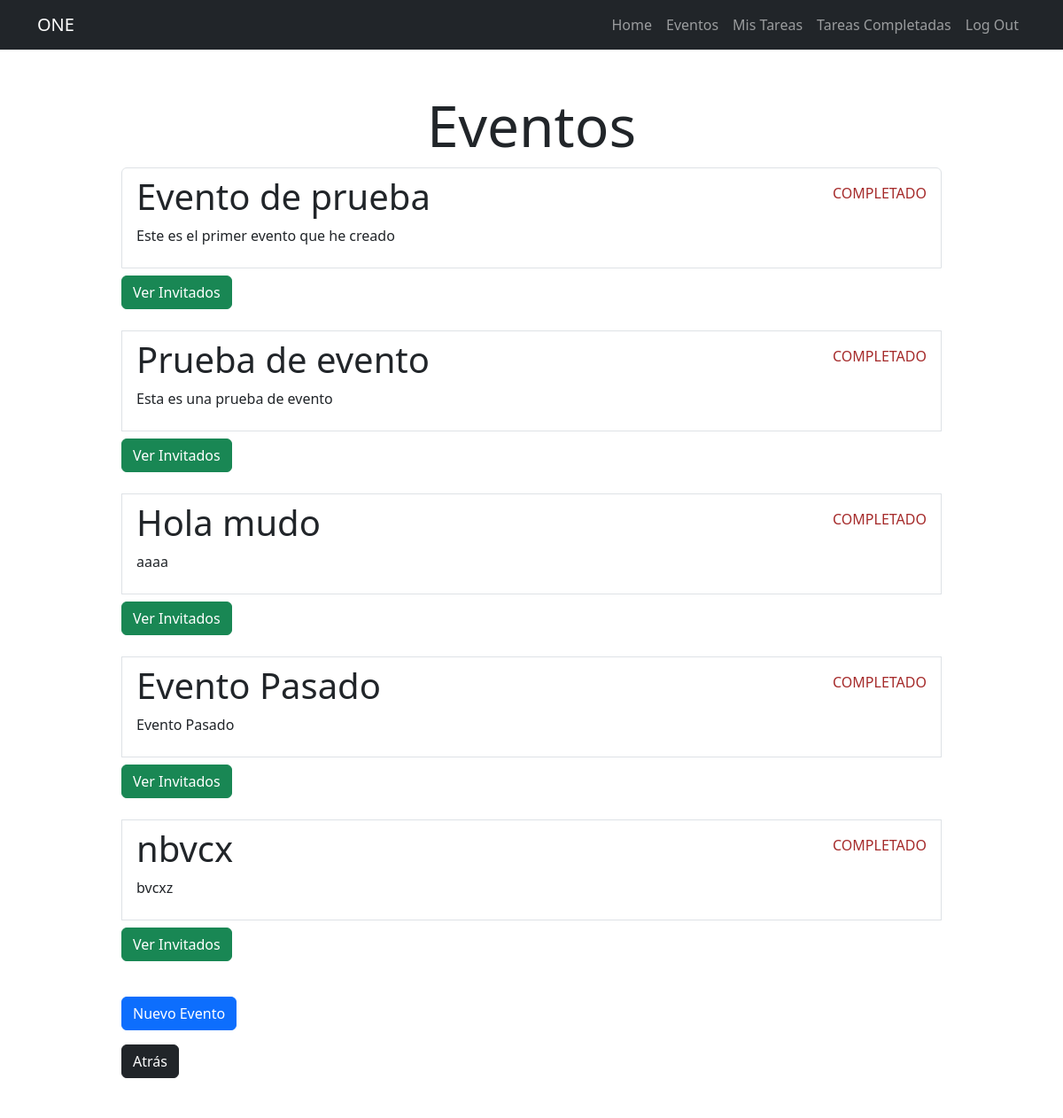
Before: /eventos-completos/ (signed in, upper part) with the older database file.
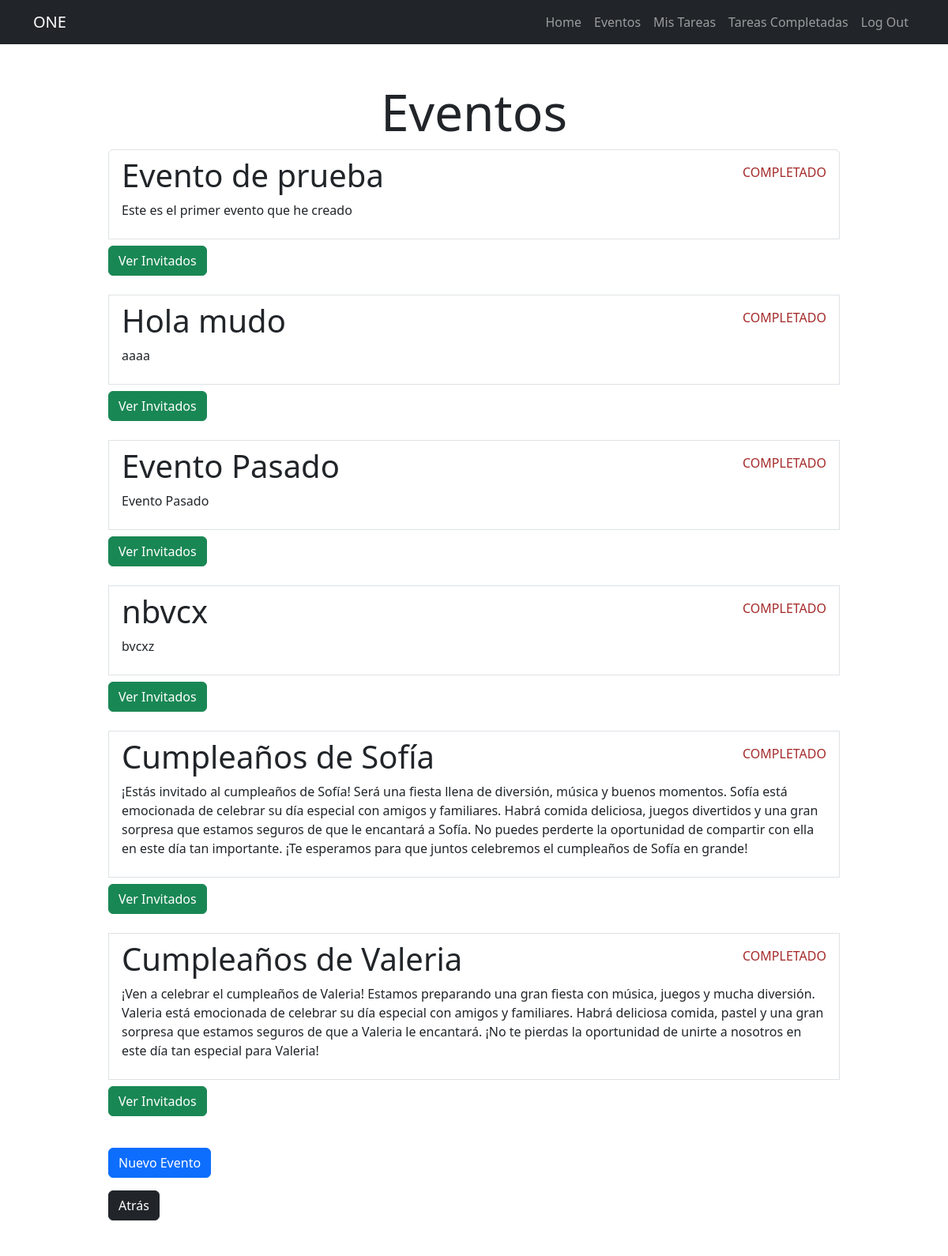
After: the same page with the newer database file.
### event/models.py (models this page shows, shortened)
class Evento(models.Model):
    nombre = models.CharField(max_length=80)
    descripcion = models.TextField(blank=True)
    fechaCreacion = models.DateTimeField(auto_now_add=True)
    fecha= models.DateField(null = True, blank = True)
    ubicacion = models.CharField(max_length=200)
    user = models.ForeignKey(User, on_delete=models.CASCADE)

### event/views.py (the view)
# urls.py: path('eventos-completos/', eventos_completados, name= 'eventos_completados'),
@login_required
def eventos_completados(request):
    eventos = Evento.objects.filter(user=request.user, fecha__lt = date.today())
    return render(request, 'eventos.html', {'eventos': eventos, 'date': date.today()})

### event/templates/eventos.html (shortened to what this page needs)
{% extends 'base.html' %}
{% block content%}
<main class="container">
    <div class="row">
        <div class="col-md-10 offset-md-1">
            <h1 class="mt-5 text-center display-3">Eventos</h1>
            <ul class="list-group">
                {% for evento in eventos %}
                <a href="{% url 'evento_detail' evento.id %}" class="list-group-item ">
                    <header class="d-flex justify-content-between">
                        <h1 class="fw-bold-3"> {{evento.nombre}}</h1>
                        {% if evento.fecha < date.today %}
                            <p class="mt-2" style="color: brown;">COMPLETADO</p>
                        {% else %}
                            <p class="mt-2"> {{evento.fecha}} </p>
                        {% endif %}
                    </header>
                    <p> {{evento.descripcion}} </p>
                    <a href="{% url 'invitados' evento.id%}"  method="POST">
                        <button class="btn btn-success mt-2">Ver Invitados</button>
                    </a>
                </a>
                <br>
                {% endfor %}
            </ul>
            <form action="{% url 'evento_crear' %}"  method="POST">
                <button class="btn btn-primary mt-3">Nuevo Evento</button>
            </form>
            {% if '/eventos/' not in request.path %}
                <form action="{% url 'eventos' %}"  method="POST">
                    <button class="btn btn-dark mt-3 mb-5" >Atrás</button>
                </form>
            {% endif %}
        </div>
    </div>
</main>
{% endblock %}

Changed rows visible on the page:
removed Evento: nombre "Prueba de evento", fecha "COMPLETADO", descripcion "Esta es una prueba de evento"
added Evento: nombre "Cumpleaños de Sofía", fecha "COMPLETADO", descripcion "¡Estás invitado al cumpleaños de Sofía! Será una fiesta llena de diversión, música y buenos momentos. Sofía está emocionada de celebrar su día especial con amigos y familiares. Habrá comida deliciosa, juegos divertidos y una gran sorpresa que estamos seguros de que le encantará a Sofía. No puedes perderte la oportunidad de compartir con ella en este día tan importante. ¡Te esperamos para que juntos celebremos el cumpleaños de Sofía en grande!"
added Evento: nombre "Cumpleaños de Valeria", fecha "COMPLETADO", descripcion "¡Ven a celebrar el cumpleaños de Valeria! Estamos preparando una gran fiesta con música, juegos y mucha diversión. Valeria está emocionada de celebrar su día especial con amigos y familiares. Habrá deliciosa comida, pastel y una gran sorpresa que estamos seguros de que a Valeria le encantará. ¡No te pierdas la oportunidad de unirte a nosotros en este día tan especial para Valeria!"
